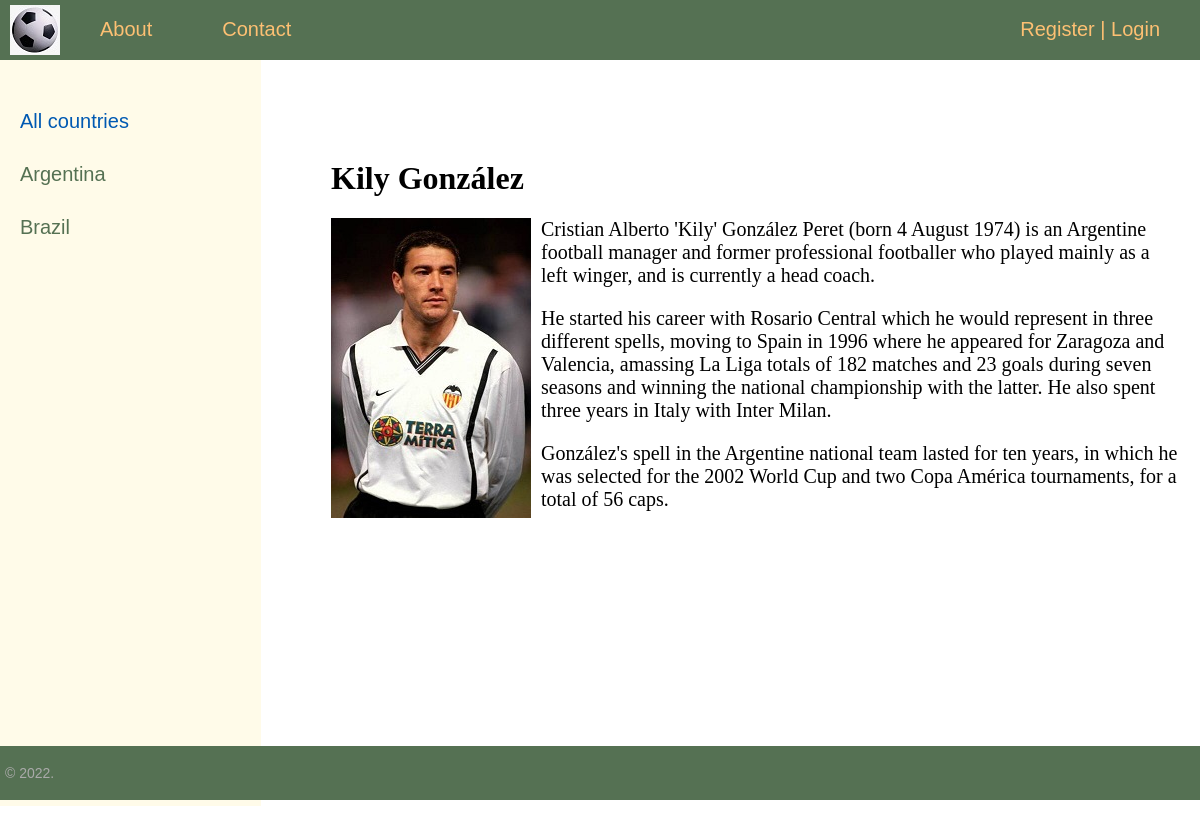
Page /wiki/article/Kily_Gonzalez/ on the committed database.
### wiki/models.py (models this page shows, shortened)
class Country(models.Model):
    name = models.CharField(max_length=100, db_index=True, verbose_name="Country")
    slug = models.SlugField(max_length=100, unique=True, db_index=True, verbose_name="URL")
    def get_absolute_url(self):
        return reverse('country', kwargs={'country_slug': self.slug})
    class Meta:
        verbose_name = 'Country'
        verbose_name_plural = 'Countries'
        ordering = ['id']

class Footballer(models.Model):
    name = models.CharField(max_length=255, verbose_name="Name")
    slug = models.SlugField(max_length=255, unique=True, db_index=True, verbose_name="URL")
    content = models.TextField(blank=True, verbose_name="Article text")
    photo = models.ImageField(upload_to="photos/%Y/%m/%d/", verbose_name="Photo")
    created_at = models.DateTimeField(auto_now_add=True, verbose_name="Article created at")
    updated_at = models.DateTimeField(auto_now=True, verbose_name="Article updated at")
    published = models.BooleanField(default=True, verbose_name="Article published")
    country = models.ForeignKey('Country', on_delete=models.PROTECT, verbose_name="Country")
    def __str__(self):
        return self.name
    class Meta:
        verbose_name = 'Football player'
        verbose_name_plural = 'Football players'
        ordering = ['id']

### wiki/views.py (the view)
# urls.py: path('article/<slug:article_slug>/', ShowArticle.as_view(), name='article'),
class ShowArticle(DataMixin, DetailView):
    model = Footballer
    template_name = 'wiki/article.html'
    slug_url_kwarg = 'article_slug'
    context_object_name = 'article'
    def get_context_data(self, *, object_list=None, **kwargs):
        context = super().get_context_data(**kwargs)
        mixin_context = self.get_user_context(title=context['article'])
        return dict(list(context.items()) + list(mixin_context.items()))

### wiki/utils.py (called while the page is built)
    def get_user_context(self, **kwargs):
        context = kwargs
        countries = Country.objects.annotate(Count('footballer'))
        user_menu = menu.copy()
        if not self.request.user.is_authenticated:
            user_menu.pop(1)  # pop add_article
        context['menu'] = user_menu
        context['countries'] = countries
        if 'country_selected' not in context:
            context['country_selected'] = 0
        return context

### wiki/templates/wiki/article.html
{% extends 'wiki/base.html' %}
{% block content %}
<h1>{{article.name}}</h1>
{% if article.photo %}
<p><img class="img-article-left" src="{{article.photo.url}}"></p>
{% endif %}
{{article.content|linebreaks}}
{% endblock %}

### wiki/templates/wiki/base.html (shortened to what this page needs)
{% load static %}
{% load wiki_tags %}
<!DOCTYPE html>
<html>
<head>
    <link type="text/css" href="{% static 'wiki/css/styles.css' %}" rel="stylesheet"/>
</head>
<body>
<table class="table-page" border=0 cellpadding="0" cellspacing="0">
    <tr>
        <td valign=top>
            {% block mainmenu %}
            <div class="header">
                <ul id="mainmenu" class="mainmenu">
                    <li class="logo"><a href="{% url 'home' %}">
                        <div class="logo"></div>
                    </a></li>
                    {% for m in menu %}
                    <li><a href="{% url m.url_name %}">{{m.title}}</a></li>
                    {% endfor %}
                    {% if request.user.is_authenticated %}
                    <li class="last"> {{user.username}} | <a href="{% url 'logout' %}">Logout</a></li>
                    {% else %}
                    <li class="last"><a href="{% url 'register' %}">Register</a> | <a
                            href="{% url 'login' %}">Login</a></li>
                    {% endif %}
                </ul>
            </div>
            {% endblock mainmenu %}
            <table class="table-content" border=0 cellpadding="0" cellspacing="0">
                <tr>
                    <td valign="top" class="left-chapters">
                        <ul id="leftchapters">
                            {% if country_selected == 0 %}
                            <li class="selected">All countries</li>
                            {% else %}
                            <li><a href="{% url 'home' %}">All countries</a></li>
                            {% endif %}
                            {% for c in countries %}
                            {% if c.footballer__count > 0 %}
                            {% if c.pk == country_selected %}
                            <li class="selected">{{c.name}}</li>
                            {% else %}
                            <li><a href="{{ c.get_absolute_url }}">{{c.name}}</a></li>
                            {% endif %}
                            {% endif %}
                            {% endfor %}
                        </ul>
                    </td>
                    <td valign="top" class="content">
                        <div class="content-text">
                            {% block content %}
                            {% endblock %}
                        </div>
                    </td>
                </tr>
            </table>
        </td>
    </tr>
    <tr>
        <td valign=top>
            <div id="footer">
                <p>&copy; 2022.</p>
            </div>
        </td>
    </tr>
</table>
</body>
</html>

### wiki/static/wiki/css/styles.css (style rules this page uses)
html, body { font-family: 'Arial'; margin: 0; padding: 0; height: 100%; width: 100%; color: #557153; }
a { color: #0059b2; text-decoration: none; }
img { max-width: 600px; height: auto; }
img.img-article-left { max-width: 300px; height: auto; float: left; padding: 0 10px 10px 0; }
.table-page { width: 100%; height: 100%; vertical-align: top; }
.table-page tr { height: 100%; }
.header { background: #557153; height: 60px; }
.logo { background: url('../images/logo.png') no-repeat 10px 5px; width: 70px; height: 60px; }
ul.mainmenu { list-style: none; margin: 0; padding: 0; height: 60px; color: #fdc073; font-size: 20px; overflow: hidden; }
ul.mainmenu li { float: left; margin: 18px 40px 0 30px; }
ul.mainmenu li.logo { margin: 0; }
ul.mainmenu li.last { float: right; }
ul.mainmenu li a { color: #fdc073; text-decoration: none; }
.table-content { width: 100%; min-height: 100%; height: 100%; }
.left-chapters { margin: 0; background: #FFFBE9; border-right: 1px solid #FFFBE9; min-height: 100%; }
.left-chapters ul { width: 230px; min-height: 100%; margin: 0; padding: 20px 10px 10px 20px; list-style: none; font-size: 20px; }
.left-chapters ul li { margin: 30px 0 0 0; color: #999; }
.left-chapters ul li.selected { color: #0059b2; }
.left-chapters ul li a { color: #557153; text-decoration: none; }
.content { padding: 40px 20px 20px 40px; width: 100%; box-sizing: border-box; }
.content-text { margin: 60px 0 0 30px; color: #000; font-size: 20px; font-family: Yandex Sans Display Light; }
.content-text h1 { font-size: 32px; }
#footer { box-sizing: border-box; background: #557153; padding: 5px; color: #aaa; font-size: 14px; font-family: Verdana, Geneva, Arial, Helvetica; text-align: left; overflow: hidden; }

### rows in the picture
Country: name "Argentina"
Country: name "Brazil"
Footballer: name "Kily González", photo (picture), content "Cristian Alberto 'Kily' González Peret (born 4 August 1974) is an Argentine football manager and former professional footballer who played mainly as a left winger, and is currently a head coach. He started his career with Rosario Central which he would represent in three different spells, moving to Spain in 1996 where he appeared for Zaragoza and Valencia, amassing La Liga totals of 182 matches and 23 goals during seven seasons and winning the national championship with the latter. He also spent three years in Italy with Inter Milan. González's spell in the Argentine national team lasted for ten years, in which he was selected for the 2002 World Cup and two Copa América tournaments, for a…"

### other values in the picture
{{ m.title }} "About" "Contact"
